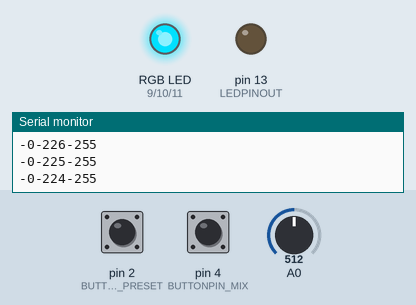
Simulated run of this sketch. Board: Arduino Uno, built with avr-gcc and run on an emulated ATmega328P. On the bench: an RGB LED mixed from three pins (HIGH = lit), output pins drawn as LEDs (lit = HIGH), the last lines printed to the serial monitor. The inputs (shaded band) are chosen by the test bench; at power-on: pin 2 (BUTTONPIN_PRESET) LOW, pin 4 (BUTTONPIN_MIX) LOW, A0 = 512. Dim RGB values are drawn brighter than linear.

Above: at 1.26 s.
1.3 s: pin 2 (BUTTONPIN_PRESET) pulled HIGH for 0.15 s
2.9 s: pin 4 (BUTTONPIN_MIX) pulled HIGH for 0.15 s
At 4.6 s:
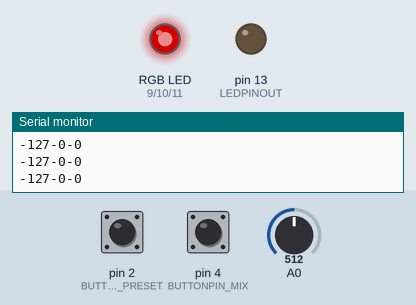
5.5 s: pin 2 (BUTTONPIN_PRESET) pulled HIGH for 1 s
At 7.0 s:
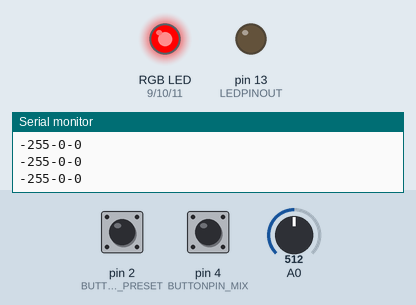
8.0 s: pin 4 (BUTTONPIN_MIX) pulled HIGH for 1 s
At 9.8 s:
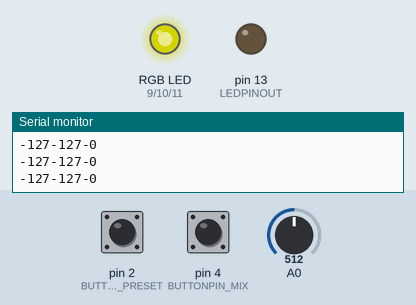
10.6 s: A0 set to 716
At 11.1 s:
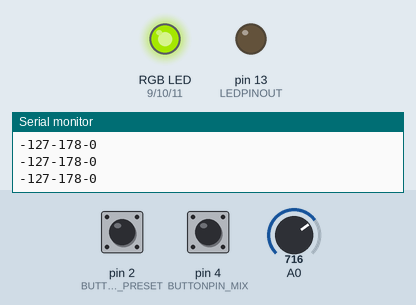
12.1 s: A0 set to 900
At 13.3 s:
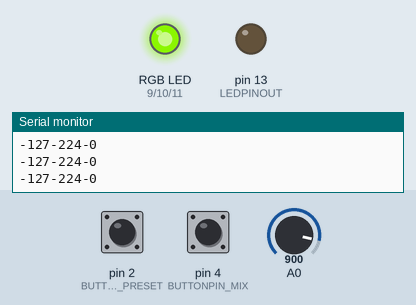
Timing chart, 0 to 14.6 s (numbered marks = the images above; inputs shaded):
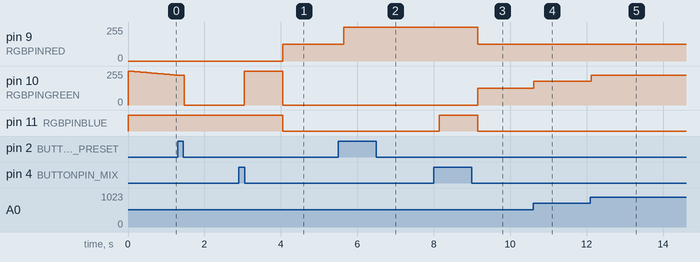

The sketch:

mainProgram.ino
```cpp
/*----------------------------------------------------*/
/* aut.     :  Patrick & Nikita                       */
/* datum    :  22-02-2014                             */
/* Project  :  Living Colors part 2                   */
/* Main program module                                */
/*----------------------------------------------------*/
#include "Types.h"

RGBcolor color;    // maak een instantie aan van de struct
pulseButton pbPresetBtn, pbBaseSelectorBtn;
state colorState;  // maak een instantie aan van de Enum
stateMachine mainState;

void setup()
{
  Serial.begin(9600);
  setupIo();
  colorState = stateSetRedColor;
  mainState = stateDemo;
}


void loop()
{
  if (readPresetButton())
  {
    mainState = statePreset;
  }
  if ( readMixColorButton())
  {
    mainState = stateMix;
  }

  switch (mainState)
  {
  case stateDemo :
    rgbDemo(true);
    break;
  case statePreset :
    //pbBaseSelectorBtn.counter = 0;
    pbPresetBtn.button = readPresetButton();
    pbPresetBtn.minValue = 1;
    pbPresetBtn.maxValue = 3;
    pulseCounter(&pbPresetBtn);
    presetSelector(pbPresetBtn.counter);
    break;
  case stateMix :
    pbBaseSelectorBtn.button = readMixColorButton();
    pbBaseSelectorBtn.minValue = 0;
    pbBaseSelectorBtn.maxValue = 3;
    pulseCounter(&pbBaseSelectorBtn);
    baseColorSelector(pbBaseSelectorBtn.counter);
    break;
  };


//  // for testing purpose only
//  if (lockPreset)
//    setLED13(HIGH);
//  else
//    setLED13(LOW);
}
```

DemoMode.ino
```cpp
/*----------------------------------------------------*/
/* aut.     :  Patrick & Nikita                       */
/* datum    :  22-02-2014                             */
/* Project  :  Living Colors part 2                   */
/* funtion that controls the demo mode                */
/*----------------------------------------------------*/
void rgbDemo(boolean demoMode)
{
  if(demoMode)
  {
    if (colorState==stateSetRedColor)
    {
      color.red=0;
      color.green=255;
      color.blue=255;
      writeAnalogOutputs(&color);
      delay(DELAYTIME);
      colorState=stateGoToYellow;
    }
    else if(colorState==stateGoToYellow)
    {
      if (color.green >0)
      {
        color.green--;
        writeAnalogOutputs(&color);
        delay(DELAYTIME);
      }
      else
      {
        colorState=stateGoToGreen;
      }
    }
    else if(colorState==stateGoToGreen)
    {
      if(color.red < 255)
      {
        color.red++;
        writeAnalogOutputs(&color);
        delay(DELAYTIME);
      }
      else
      {
        colorState=stateGoToCyane;
      }
    }
    else if(colorState==stateGoToCyane)
    {
      if (color.blue >0)
      {
        color.blue--;
        writeAnalogOutputs(&color);
        delay(DELAYTIME);
      }
      else
      {
        colorState=stateGoToBLue;
      }
    }
    else if(colorState==stateGoToBLue)
    {
      if(color.green < 255)
      {
        color.green++;
        writeAnalogOutputs(&color);
        delay(DELAYTIME);
      }
      else
      {
        colorState=stateGoToMagenta;
      }
    }
    else if(colorState==stateGoToMagenta)
    {
      if (color.red >0)
      {
        color.red--;
        writeAnalogOutputs(&color);
        delay(DELAYTIME);
      }
      else
      {
        colorState=stateGoToRed;
      }
    }
    else if(colorState==stateGoToRed)
    {
      if(color.blue < 255)
      {
        color.blue++;
        writeAnalogOutputs(&color);
        delay(DELAYTIME);
      }
      else
      {
        colorState=stateGoToYellow;
      }
    }
  }
}
```

Types.h
```cpp
/*----------------------------------------------------*/
/* aut.     :  Patrick & Nikita                       */
/* datum    :  20-02-2014                             */
/* Project  :  Living Colors part 2                   */
/* definition of constants and types                  */
/*----------------------------------------------------*/

#include <arduino.h> // this library is needed, A0 is defined in arduino.h. (A0 is not a native type)

#ifndef TYPES_H
#define TYPES_H

/**
 ************************************************************************************************************
 * The macro Debug is used for debugging purpose.\n
 * When this macro is set to 1 the actual RGB values will be displayed in the serial monitor.
 ************************************************************************************************************
 */
#define DEBUG 1

typedef enum RGBstate
{
  stateSetRedColor,
  stateGoToYellow,
  stateGoToGreen,
  stateGoToCyane,
  stateGoToBLue,
  stateGoToMagenta,
  stateGoToRed
}state;

typedef enum selectedState
{
  stateDemo,
  statePreset,
  stateMix
}stateMachine;

typedef struct RGB
{
  int red;
  int green;
  int blue;
}RGBcolor;

typedef struct pulseBut
{
  boolean button;
  int     counter;
  boolean lastButtonState;
  int     minValue;
  int     maxValue;
}pulseButton;

const int POTMETERIN  = A0; // Analog
const int RGBPINRED   = 9;  //PWM
const int RGBPINGREEN = 10; //PWM
const int RGBPINBLUE  = 11; //PWM
const int LEDPINOUT   = 13; // used for testing

const int BUTTONPIN_PRESET = 2;
const int BUTTONPIN_MIX    = 4;
const int DELAYTIME        = 40;

#endif TYPES_H
```

colorHandling.ino
```cpp
/*----------------------------------------------------*/
/* aut.     :  Patrick & Nikita                       */
/* datum    :  22-02-2014                             */
/* Project  :  Living Colors part 2                   */
/* functions that are related to the ColorHandling    */
/* Demo mode is a sepperate tab                       */
/*----------------------------------------------------*/

RGBcolor baseColor, mixColor, presetColor;
/**
 ************************************************************************************************************
 * function presetSelector will be used to select an predefined color.\n
 * UNDER CONSTRUCTION
 *@param int presetValue  this value represents the selected color (1)
 *@param boolean lock
 ************************************************************************************************************
 */
void presetSelector ( int presetValue )
{

  if ( presetValue == 1 )
  {
    setYellow();
  }
  else if ( presetValue == 2 )
  {
    setCyan();
  }
  else if ( presetValue == 3 )
  {
    setMagenta();
  }

}

void baseColorSelector( int baseColorValue )
{
  //lockPreset = true;
  static int previous ;                                   // static int for storing the previous selected value
  if ( baseColorValue != 0)                               // if the mixColor loop is not locked (0) is locked
  {
    if ( baseColorValue == 1)                             // mixColor Red is selected
    {
      if ( baseColorValue != previous )                   // check if it its the first time that red is selected.
      {
        showBaseRed();                                    // show the red mixcolor function after the function: attach the potmeter
      }
      mixColor.red = readPotMeter( POTMETERIN, 0, 255 );  // after the function: attach the potmeter
      writeAnalogOutputs(&mixColor);                      // and write the value to the RGB led pin
    }
    else if ( baseColorValue == 2)
    {
      if ( baseColorValue != previous )
      {
        showBaseGreen();
      }
      mixColor.green = readPotMeter( POTMETERIN, 0, 255 );
      writeAnalogOutputs(&mixColor);
    }
    else if ( baseColorValue == 3)
    {
      if ( baseColorValue != previous )
      {
        showBaseBlue();
      }
      mixColor.blue = readPotMeter( POTMETERIN, 0, 255 );
      writeAnalogOutputs(&mixColor);
    }
  }
  else  if ( baseColorValue == 0 )
  {
    if ( baseColorValue != previous )                // after startup both values are 0  the function will be evaltuated after 3 "clicks"
    {
      showBaseOff();
    }
  }

  if (baseColorValue != previous)
  {
    previous = baseColorValue;                              // updatew previous state to actual state
  }
}

/**
 ************************************************************************************************************
 * function setYellow will be used to set the RGB color to yellow\n
 * When the preset color button is pressed the yellow color will be displayed
 ************************************************************************************************************
 */
void setYellow()
{
  color.red = 0;
  color.green = 0;
  color.blue = 255;
  writeAnalogOutputs(&color);
}
/**
 ************************************************************************************************************
 * function setCyan will be used to set the RGB color to Cyan.\n
 *When the preset color button is pressed the cyan color will be displayed
 ************************************************************************************************************
 */
void setCyan()
{
  color.red = 255;
  color.green = 0;
  color.blue = 0;
  writeAnalogOutputs(&color);
}
/**
 ************************************************************************************************************
 * function setMagenta will be used to set the RGB color to Magenta.\n
 *When the preset color button is pressed the magenta color will be displayed
 ************************************************************************************************************
 */
void setMagenta()
{
  presetColor.red = 0;
  presetColor.green = 255;
  presetColor.blue = 0;
  writeAnalogOutputs(&presetColor);
}

/**
 ************************************************************************************************************
 * function showBaseRed will be used to show the baseColor Red before mixing.\n
 * then wait 1 sec
 ************************************************************************************************************
 */
void showBaseRed()
{
  baseColor.red = 0;
  baseColor.green = 255;
  baseColor.blue = 255;
  writeAnalogOutputs(&baseColor);
  delay(1000);
}
/**
 ************************************************************************************************************
 * function showBaseGreen will be used to show the baseColor Green before mixing.\n
 * then wait 1 sec
 ************************************************************************************************************
 */
void showBaseGreen()
{
  baseColor.red = 255;
  baseColor.green = 0;
  baseColor.blue = 255;
  writeAnalogOutputs(&baseColor);
  delay(1000);
}
/**
 ************************************************************************************************************
 * function showBaseBlue will be used to show the baseColor Blue before mixing.\n
 * then wait 1 sec
 ************************************************************************************************************
 */
void showBaseBlue()
{
  baseColor.red = 255;
  baseColor.green = 255;
  baseColor.blue = 0;
  writeAnalogOutputs(&baseColor);
  delay(1000);
}
/**
 ************************************************************************************************************
 * function showBaseOff will be used to show the baseColor OFF before mixing.\n
 * then wait 1 sec
 * after the 1 sec the function showMixedColors will be called
 ************************************************************************************************************
 */
void showBaseOff()
{
  baseColor.red = 255;
  baseColor.green = 255;
  baseColor.blue = 255;
  writeAnalogOutputs(&baseColor);
  delay(1000);
  showMixedColors();
}
/**
 ************************************************************************************************************
 * function showMixedColors will be used to set the RGB color to the mixed color.
 ************************************************************************************************************
 */
void showMixedColors()
{
  writeAnalogOutputs(&mixColor);
}
```

ioHandling.ino
```cpp
/*----------------------------------------------------*/
/* aut.     :  Patrick & Nikita                       */
/* datum    :  22-02-2014                             */
/* Project  :  Living Colors part 2                   */
/* functions that are related to the IO               */
/*----------------------------------------------------*/

/**
************************************************************************************************************
*setupIo function\n
*Function to combine all the setup actions.\n
*This function will be calles in the setup().
************************************************************************************************************
*/
void setupIo()
{
  pinMode(BUTTONPIN_PRESET,INPUT);
  pinMode(BUTTONPIN_MIX,INPUT);
  pinMode(LEDPINOUT,OUTPUT);
}
/**
************************************************************************************************************
*This function is used to switch on or off led number 13\n
*used for testing purpose\n
*@param state this can be HIGH or LOW
************************************************************************************************************
*/
void setLED13( int state )
{
  digitalWrite(LEDPINOUT,state);
}
/**
************************************************************************************************************
*readPotMeter function
*@param int pin
*@return the actual value of the analog pin
************************************************************************************************************
*/
int readPotMeter (int pin)
{
  return analogRead(pin);
}
/**
************************************************************************************************************
*readPotMeter function with mapping functionality
*@param int pin
*@param int minValue
*@param int maxValue
*@return a mapped value of the analog pin
************************************************************************************************************
*/
int readPotMeter (int pin , int minValue, int maxValue)
{
  return map(analogRead(pin),0, 1023, minValue , maxValue);
}

/**
************************************************************************************************************
*readPresetButton function
*@return the debounced boolean value of the button to select the preset color.
************************************************************************************************************
*/
boolean readPresetButton()
{
  static boolean buttonStatePrevious = LOW;
  boolean button = digitalRead(BUTTONPIN_PRESET);
  if (button != buttonStatePrevious)
  {
    if ( button == HIGH )
    {
      delay(50);
      return true;
    }
    buttonStatePrevious = button;
   }
   return false;
}
/**
************************************************************************************************************
*readMixColorButton function
*@return the debounced boolean value of the button to select the mix color.
************************************************************************************************************
*/
boolean readMixColorButton()
{
  static boolean buttonStatePrevious = LOW;
  boolean button = digitalRead(BUTTONPIN_MIX);
  if (button != buttonStatePrevious)
  {
    if ( button == HIGH )
    {
    delay(50);
    return true;
    }
    buttonStatePrevious = button;
  }
  return false;
}
/**
************************************************************************************************************
*The writeAnalogOutputs function is used to write the 3 RGB colors by means of a struct to the PWM outputus
*@param RGBcolor *c c is a pointer of the type RGBcolor.
************************************************************************************************************
*/
void writeAnalogOutputs( RGBcolor *c)
{
  if (DEBUG==1)
  {
    Serial.print("-");
    Serial.print(c->red);
    Serial.print("-");
    Serial.print(c->green);
    Serial.print("-");
    Serial.println(c->blue);
  }
  analogWrite(RGBPINRED,c->red);
  analogWrite(RGBPINGREEN,c->green);
  analogWrite(RGBPINBLUE,c->blue);
}
/**
***********************************************************************************************************************************************
*The toggleButton function is used to toggle a boolean as an on / off switch.\n
*Press one time to set the return value high and press another time to set the return value low.
*@param int buttonPinNumber of the input
*@return the output as true or as false depending on the buttonsState.
***********************************************************************************************************************************************
*/
boolean toggleButton (int buttonPinNumber )
{
  static boolean buttonState = HIGH;
  static boolean buttonStatePrevious =LOW;
  long time = 0;
  long debounce = 200;
  boolean button = digitalRead(buttonPinNumber);
  if (button==HIGH && buttonStatePrevious == LOW && millis() - time > debounce)
  {
    if(buttonState==HIGH)
    {
      buttonState=LOW;
    }
    else
    {
      buttonState=HIGH;
    }
    time = millis();
  }
  buttonStatePrevious = button;
  return buttonState;
}
/**
***********************************************************************************************************************************************
*The debounceButton function is used to read an input with a time delay to prevent bouncing of the signal
*@param int buttonPinNumber of the input
*@param int delayTime in Ms
*@return the debounced input
***********************************************************************************************************************************************
*/
boolean debounceButton( int buttonPinNumber, int delayTime )
{
  static boolean buttonStatePrevious = LOW;
  boolean button = digitalRead(buttonPinNumber);
  if (button != buttonStatePrevious)
  {
    delay(delayTime);
    buttonStatePrevious = button;
  }
  return buttonStatePrevious;
}
/**
***********************************************************************************************************************************************
* This function is used to count the amount of times that the "button" gets high.\n
* COMMENT IS UNDER CONSTRUCTION. COMPLETE FUNCTION HAS CHANGED!!!!!!
***********************************************************************************************************************************************
*/
void pulseCounter ( pulseButton *pb )
{
  if ( pb->button != pb->lastButtonState )
  {
    delay(DELAYTIME);
    if ( pb->button == HIGH )
    {
      pb->counter++;
      if (pb->counter > pb->maxValue)
      {
        pb->counter = pb->minValue;
      }
    }
  }
  pb->lastButtonState = pb->button;
}
```

Measured:
- after the input at 2.9 s, pin 9 (RGBPINRED): 0/255 → 127/255 after 1.1 s; pin 10 (RGBPINGREEN): 0/255 → 255/255 after 0.15 s, → 0/255 1.0 s later; pin 11 (RGBPINBLUE): HIGH → LOW after 1.1 s
- after the input at 5.5 s, pin 9 (RGBPINRED): 127/255 → 255/255 after 0.15 s
- after the input at 8.0 s, pin 9 (RGBPINRED): 255/255 → 127/255 after 1.2 s; pin 10 (RGBPINGREEN): 0/255 → 127/255 after 1.2 s; pin 11 (RGBPINBLUE): LOW → HIGH after 0.15 s, → LOW 1.0 s later
- after the input at 10.6 s, pin 10 (RGBPINGREEN): 127/255 → 178/255 at once
- after the input at 12.1 s, pin 10 (RGBPINGREEN): 178/255 → 224/255 at once
